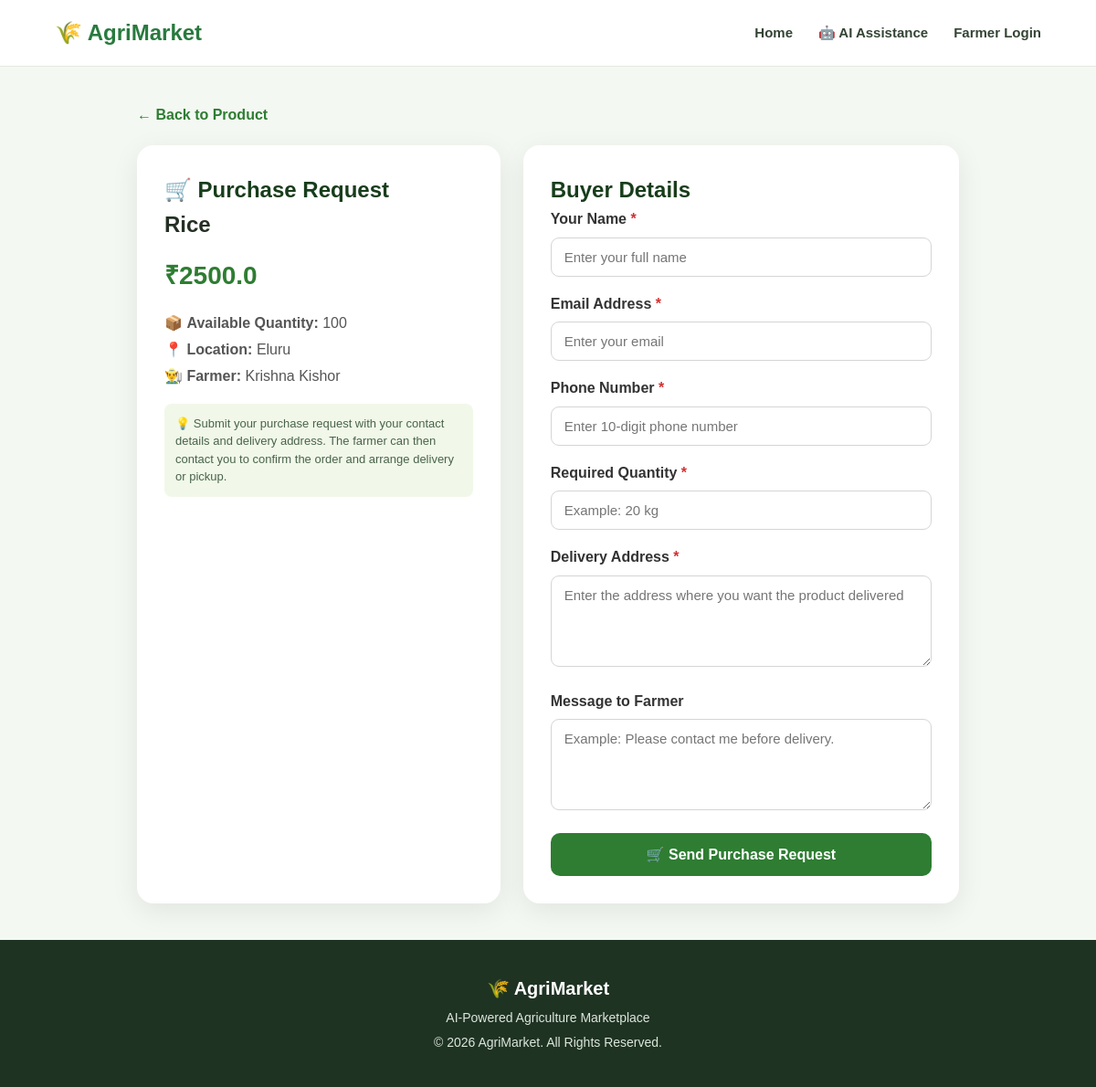
/purchase-request/1, run on the app's committed database.
### tables this page shows
CREATE TABLE products (
            id INTEGER PRIMARY KEY AUTOINCREMENT,
            name TEXT NOT NULL,
            price REAL NOT NULL,
            quantity TEXT NOT NULL,
            location TEXT NOT NULL,
            farmer_id INTEGER NOT NULL,
            FOREIGN KEY (farmer_id)
            REFERENCES farmers(id)
        );

CREATE TABLE farmers (
            id INTEGER PRIMARY KEY AUTOINCREMENT,
            name TEXT NOT NULL,
            email TEXT UNIQUE NOT NULL,
            password TEXT NOT NULL
        , phone TEXT);

### backend/app.py (the view)
@app.route("/purchase-request/<int:product_id>")
def purchase_request(product_id):
    connection = get_db_connection()
    product = connection.execute("""
        SELECT
            products.*,
            farmers.name AS farmer_name
        FROM products
        JOIN farmers
        ON products.farmer_id = farmers.id
        WHERE products.id = ?
    """, (
        product_id,
    )).fetchone()
    connection.close()
    if product is None:
        return "Product not found.", 404
    return render_template(
        "purchase_request.html",
        product=product
    )

### backend/app.py (called while the page is built)
def get_db_connection():
    connection = sqlite3.connect(DATABASE)
    connection.row_factory = sqlite3.Row
    return connection

### templates/purchase_request.html (shortened to what this page needs)
<!DOCTYPE html>
<html lang="en">
<head>
    <link rel="stylesheet"
          href="{{ url_for('static', filename='style.css') }}">
</head>
<body>
<nav class="main-nav">
    <div class="nav-container">
        <div class="logo">
            🌾 AgriMarket
        </div>
        <div class="nav-links">
            <a href="/">
                Home
            </a>
            <a href="/crop-assistance">
                🤖 AI Assistance
            </a>
            <a href="/login">
                Farmer Login
            </a>
        </div>
    </div>
</nav>
<section class="request-page">
    <div style="max-width: 900px; margin: auto;">
        <a href="/product/{{ product['id'] }}"
           class="back-link">
            ← Back to Product
        </a>
        <div class="request-container">
            <div class="product-summary">
                <h1>
                    🛒 Purchase Request
                </h1>
                <h2>
                    {{ product["name"] }}
                </h2>
                <div class="product-price">
                    ₹{{ product["price"] }}
                </div>
                <div class="product-info">
                    📦
                    <strong>Available Quantity:</strong>
                    {{ product["quantity"] }}
                    <br>
                    📍
                    <strong>Location:</strong>
                    {{ product["location"] }}
                    <br>
                    👨‍🌾
                    <strong>Farmer:</strong>
                    {{ product["farmer_name"] }}
                </div>
                <div class="note">
                    💡 Submit your purchase request with
                    your contact details and delivery address.
                    The farmer can then contact you to confirm
                    the order and arrange delivery or pickup.
                </div>
            </div>
            <div class="request-card">
                <h2>
                    Buyer Details
                </h2>
                <form
                    action="/submit-purchase-request/{{ product['id'] }}"
                    method="POST"
                >
                    <div class="form-group">
                        <label for="buyer_name">
                            Your Name
                            <span class="required">*</span>
                        </label>
                        <input
                            type="text"
                            id="buyer_name"
                            name="buyer_name"
                            placeholder="Enter your full name"
                            required
                        >
                    </div>
                    <div class="form-group">
                        <label for="buyer_email">
                            Email Address
                            <span class="required">*</span>
                        </label>
                        <input
                            type="email"
                            id="buyer_email"
                            name="buyer_email"
                            placeholder="Enter your email"
                            required
                        >
                    </div>
                    <div class="form-group">
                        <label for="buyer_phone">
                            Phone Number
                            <span class="required">*</span>
                        </label>
                        <input
                            type="tel"
                            id="buyer_phone"
                            name="buyer_phone"
                            placeholder="Enter 10-digit phone number"
                            pattern="[0-9]{10}"
                            maxlength="10"
                            inputmode="numeric"
                            required
                        >
                    </div>
                    <div class="form-group">
                        <label for="quantity">
                            Required Quantity
                            <span class="required">*</span>
                        </label>
                        <input
                            type="text"
                            id="quantity"
                            name="quantity"
                            placeholder="Example: 20 kg"
                            required
                        >
                    </div>
                    <div class="form-group">
                        <label for="delivery_address">
                            Delivery Address
                            <span class="required">*</span>
                        </label>
                        <textarea
                            id="delivery_address"
                            name="delivery_address"
                            placeholder="Enter the address where you want the product delivered"
                            required
                        ></textarea>
                    </div>
                    <div class="form-group">
                        <label for="message">
                            Message to Farmer
                        </label>
                        <textarea
                            id="message"
                            name="message"
                            placeholder="Example: Please contact me before delivery."
                        ></textarea>
                    </div>
                    <button
                        type="submit"
                        class="submit-button"
                    >
                        🛒 Send Purchase Request
                    </button>
                </form>
            </div>
        </div>
    </div>
</section>
<footer class="footer">
    <p>🌾 AgriMarket</p>
    <p>
        AI-Powered Agriculture Marketplace
    </p>
    <p>
        © 2026 AgriMarket. All Rights Reserved.
    </p>
</footer>
</body>
</html>

### static/style.css (style rules this page uses)
* { margin: 0; padding: 0; box-sizing: border-box; }
html { width: 100%; overflow-x: hidden; scroll-behavior: smooth; }
body { width: 100%; min-width: 0; font-family: Arial, Helvetica, sans-serif; background: #f5f7f4; color: #243024; line-height: 1.6; overflow-x: hidden; }
a { text-decoration: none; }
button, input, select { font-family: inherit; }
.main-nav { background: white; border-bottom: 1px solid #e4e8e2; position: sticky; top: 0; z-index: 1000; }
.nav-container { width: 90%; max-width: 1200px; min-height: 72px; margin: auto; display: flex; align-items: center; justify-content: space-between; gap: 25px; }
.logo { font-size: 24px; font-weight: 700; color: #287a3e; white-space: nowrap; }
.nav-links { display: flex; align-items: center; justify-content: flex-end; flex-wrap: wrap; gap: 28px; }
.nav-links a { color: #344434; font-size: 15px; font-weight: 600; transition: 0.2s; white-space: nowrap; }
.product-price { color: #287a3e; font-size: 20px; font-weight: 700; margin-bottom: 10px; }
.footer { background: #1f3323; color: #dce7dc; text-align: center; padding: 32px 20px; }
.footer p { margin: 5px 0; font-size: 14px; overflow-wrap: anywhere; }
.footer p:first-child { font-size: 20px; font-weight: 700; color: white; }

### templates/purchase_request.html (style rules this page uses)
.request-page { min-height: 75vh; padding: 40px 20px; background: #f4f8f2; }
.request-container { max-width: 900px; margin: auto; display: grid; grid-template-columns: 1fr 1.2fr; gap: 25px; }
.product-summary, .request-card { background: white; border-radius: 18px; padding: 30px; box-shadow: 0 8px 30px rgba(0, 0, 0, 0.08); }
.product-summary h1 { color: #183d1b; margin-top: 0; }
.product-price { font-size: 28px; font-weight: 800; color: #2e7d32; margin: 15px 0; }
.product-info { margin: 15px 0; color: #555; line-height: 1.8; }
.request-card h2 { margin-top: 0; color: #183d1b; }
.form-group { margin-bottom: 17px; }
.form-group label { display: block; margin-bottom: 7px; font-weight: 600; color: #333; }
.form-group input, .form-group textarea { width: 100%; box-sizing: border-box; padding: 12px 14px; border: 1px solid #d5d5d5; border-radius: 9px; font-size: 15px; outline: none; font-family: inherit; }
.form-group textarea { min-height: 100px; resize: vertical; }
.required { color: #d32f2f; }
.submit-button { width: 100%; border: none; background: #2e7d32; color: white; padding: 14px; border-radius: 10px; font-size: 16px; font-weight: 700; cursor: pointer; }
.back-link { display: inline-block; margin-bottom: 20px; color: #2e7d32; text-decoration: none; font-weight: 600; }
.note { margin-top: 15px; padding: 12px; background: #f1f8e9; border-radius: 8px; color: #49634a; font-size: 13px; line-height: 1.5; }

### data on the page
products: name "Rice", price "2500.0", quantity "100", location "Eluru"
farmers: farmer_name "Krishna Kishor"
